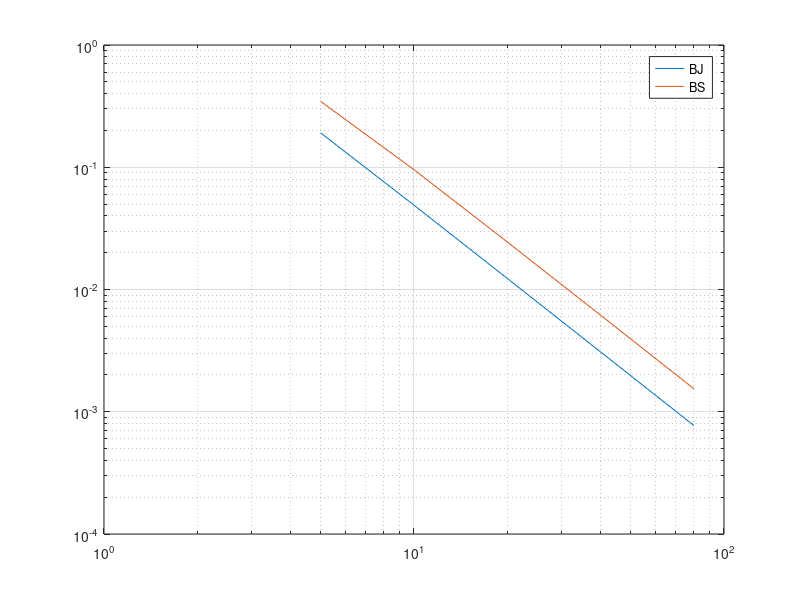

Write the MATLAB code that produced this figure. (Note: this script raises an error after producing the figure.)

clear all, close all, clc, format long, format compact
%%
%
% Exercise 2
%
% (a)
rhoBJ=[];
rhoBG=[];
for N=[5,10,20,40,80]
    h=1\N;
    A=(2/h^2)*diag(ones(N-1,1))-(1/h^2)*diag(ones(N-2,1),1)...
        -(1/h^2)*diag(ones(N-2,1),-1);
    D=diag(diag(A)); L=tril(A)-D;U=triu(A)-D;
    BJ=-inv(D)*(L+U); eigBJ=eig(BJ); spectralBJ=max(abs(eigBJ)); % find the spectral value
    rhoBJ(end+1)=spectralBJ; % add the value at the end of the array rhoBJ
    BG=-inv(L+D)*U; eigBG=eig(BG); spectralBG=max(abs(eigBG)); % find the spectral value
    rhoBG(end+1)=spectralBG; % add the value at the end of the array rhoBG
end
%%
%
% We have seen in theorem 4.6.1 that a consistent method is convergent iff
% its spectral value is less than 1. In the arrays above we have that
% condition satisfied. Thus, for these values of N I expect both methods to
% be convergent. Moreover, the smaller the spectral radius the faster it
% converges, so we can see that the Gauss-Seidel method converges faster
% than the Jacobi method.
Nvec=[5,10,20,40,80];
loglog(Nvec,1-rhoBJ)
hold
grid on
loglog(Nvec,1-rhoBG)
legend('BJ','BS')
%%
%
% We can expect the relation to be $\rho(B)=1-CN^{m}$. We have
% sketched the graphs $1-\rho(B)$ and obtained straight lines for both methods.
% The slopes are $m$ and offset $D=\log(C)$, thus $C=e^{D}$. For the Jacobi
% method we get
x=linspace(5,80);
mbj=(log(1-rhoBJ(end))-log(1-rhoBJ(1)))/(log(Nvec(end))-log(Nvec(1)))
dbj=log(1-rhoBJ(1))-mbj*log(Nvec(1));
cbj=exp(dbj)
f=@(x)cbj*x.^mbj;
%%
%
% Similarly for the Gauss-Seidel method we obtain
mbg=(log(1-rhoBG(end))-log(1-rhoBG(1)))/(log(Nvec(end))-log(Nvec(1)))
dbg=log(1-rhoBG(1))-mbg*log(Nvec(1));
cbg=exp(dbg)
g=@(x)cbg*x.^mbg;
%%
% 
% We therefore get that for the Jacobi method an approximation is
% $\rho(B)=1-7.99N^{(-1.95)}$ and for the Gauss-Seidel method an approximation is
% $\rho(B)=1-4.68N^{(-1.98)}$
% We have that the error is proportional to $\rho(B)^k$. To attain a
% tolerance, tol, $\rho(B)^k\leq tol$. Applying logarithms at boths sides
% we get that k increases as $\frac{\log(tol)}{\log(1-CN^{m})}$. Thus it has
% order $O(\frac{1}{\log(1-CN^{m})})$, making it converge faster than direct
% methods for large N. These direct methods have $O(N^3)$
%%
% 
% (b)
tol=1e-10;
nmax=1e5;
for N=[5,10,20,40,80]
    h=1/N;
    u0=zeros(N-1,1);
    A=(2/h^2)*diag(ones(N-1,1))-(1/h^2)*diag(ones(N-2,1),1)...
        -(1/h^2)*diag(ones(N-2,1),-1);
    b=transpose(sin(pi*h*(1:N-1)));
    if N==5
        u5 = itermeth(A,b,u0,nmax,tol,'G'); % find the solution for N=5
        u5=[0;u5;0]; % add u_0 and u_N
        x5=linspace(0,1,N+1); % find the range to sketch the x_N
    elseif N==10
        u10 = itermeth(A,b,u0,nmax,tol,'G');% find the solution for N=10
        u10=[0;u10;0]; % add u_0 and u_N
        x10=linspace(0,1,N+1); % find the range to sketch the x_N
    elseif N==20
        u20=itermeth(A,b,u0,nmax,tol,'G'); % find the solution for N=20
        u20=[0;u20;0]; % add u_0 and u_N
        x20=linspace(0,1,N+1); % find the range to sketch the x_N
    elseif N==40
        u40=itermeth(A,b,u0,nmax,tol,'G'); % find the solution for N=40
        u40=[0;u40;0]; % add u_0 and u_N
        x40=linspace(0,1,N+1); % find the range to sketch the x_N
    else
        u80=itermeth(A,b,u0,nmax,tol,'G'); % find the solution for N=80
        u80=[0;u80;0]; % add u_0 and u_N
        x80=linspace(0,1,N+1); % find the range to sketch the x_N
    end
end
x1=linspace(0,1);
y=@(x1)pi.^(-2)*sin(pi*x1); % solution to the differential equation
figure
plot(x1,y(x1))
hold on
plot(x5,u5); plot(x10,u10);plot(x20,u20);plot(x40,u40);plot(x80,u80)
legend('y(x)=\pi^{-2}sin(\pi x)','N=5','N=10','N=20','N=40','N=80')
%%
% 
% We can see that the solutions converge to the solution of the
% differential equation as N grows
error_vect=[]; hvect=1./Nvec;
e5=max(abs(transpose(u5)-y(x5))); error_vect(end+1)=e5; % calculate the maximum error for N=5
e10=max(abs(transpose(u10)-y(x10)));error_vect(end+1)=e10; % same but for N=10
e20=max(abs(transpose(u20)-y(x20)));error_vect(end+1)=e20; % N=20
e40=max(abs(transpose(u40)-y(x40)));error_vect(end+1)=e40; % N=40
e80=max(abs(transpose(u80)-y(x80)));error_vect(end+1)=e80; % N=80
figure
loglog(hvect,error_vect) % plot of the error
% find an approximation for the error_vect plot
p=(log(error_vect(end))-log(error_vect(1)))/(log(hvect(end))-log(hvect(1))) % gradient gives 1.989 which is approx. 2
d=log(error_vect(1))-p*log(hvect(1)); % intercept with the axis gives log(c)
C=exp(d);
figure
loglog(hvect,error_vect) 
hold
loglog(hvect,C*hvect.^p) % plot of the error and the approximation of the error
legend('error_vect', 'C*hvect^p')
%%
%
% We can see that the numerical results support the theoretical result.
%%
% 
% (c)
%
% Now consider the RHS of the differential equation to be 1. We have to
% adjust b to get an 1xN-1 vector of ones. As before, we solve the system
% for the different values of N and plot it in the same graph as the
% solution.

for N=[5,10,20,40,80]
    h=1/N;
    u0=zeros(N-1,1);
    A=(2/h^2)*diag(ones(N-1,1))-(1/h^2)*diag(ones(N-2,1),1)...
        -(1/h^2)*diag(ones(N-2,1),-1);
    b2=transpose(ones(1,N-1)); % adjust b
    if N==5
        u52 = itermeth(A,b2,u0,nmax,tol,'G'); % find the solution for N=5
        u52=[0;u52;0]; % add u_0 and u_N
        x52=linspace(0,1,N+1); % find the range to sketch the x_N
    elseif N==10
        u102 = itermeth(A,b2,u0,nmax,tol,'G'); % find the solution for N=10
        u102=[0;u102;0];% add u_0 and u_N
        x102=linspace(0,1,N+1);% find the range to sketch the x_N
    elseif N==20
        u202=itermeth(A,b2,u0,nmax,tol,'G');  % find the solution for N=20
        u202=[0;u202;0];% add u_0 and u_N
        x202=linspace(0,1,N+1); % find the range to sketch the x_N
    elseif N==40
        u402=itermeth(A,b2,u0,nmax,tol,'G'); % find the solution for N=40
        u402=[0;u402;0];% add u_0 and u_N
        x402=linspace(0,1,N+1); % find the range to sketch the x_N
    else
        u802=itermeth(A,b2,u0,nmax,tol,'G'); % find the solution for N=80
        u802=[0;u802;0];% add u_0 and u_N
        x802=linspace(0,1,N+1); % find the range to sketch the x_N

    end
end
x1=linspace(0,1);
y2=@(x)(1./2).*x.*(1-x); % solution to the differential equation
figure
plot(x1,y2(x1))
hold on
plot(x52,u52);plot(x102,u102);plot(x202,u202);plot(x402,u402);plot(x802,u802)
legend('y(x)=x(1-x)/2','N=5','N=10','N=20','N=40','N=80') 
%%
%
% Now, we calculate the maximum error that we have for each one of the
% values of N and plot them. 
error_vector=[]; hvect=1./Nvec;
e52=max(abs(transpose(u52)-y2(x52))); error_vector(end+1)=e52; % calculate the maximum error for N=5
e102=max(abs(transpose(u102)-y2(x102)));error_vector(end+1)=e102; % same but for N=10
e202=max(abs(transpose(u202)-y2(x202)));error_vector(end+1)=e202; % N=20
e402=max(abs(transpose(u402)-y2(x402)));error_vector(end+1)=e402; % N=40
e802=max(abs(transpose(u802)-y2(x802)));error_vector(end+1)=e802; % N=80
figure
loglog(hvect,error_vector) % plot of the error
%%
% We have seen that $e(N)\leq CN^{-2}$ as N gets largerr, where C
% is proportional to the fourth derivative of $y(x)$. 
% We have that $y(x)=\frac{x(x-1)}{2}$, so the fourth derivative will be zero. Giving that
% the error,e(N), as N gets larger will go to zero. Because
% $e(N)\leq 0$ and $e(N)\geq 0$, since we have absolute values, $e(N)=0$ for
% N sufficiently large.
